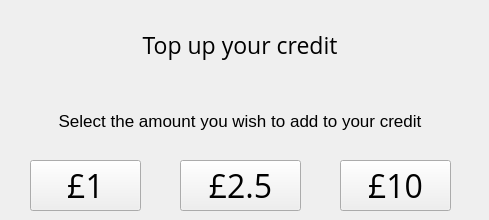
   <widget class="QWidget" name="pay_amount_scrn">
    <widget class="QLabel" name="pamount_desc_lbl">
     <property name="geometry">
      <rect>
       <x>0</x>
       <y>0</y>
       <width>480</width>
       <height>90</height>
      </rect>
     </property>
     <property name="font">
      <font>
       <family>Open Sans</family>
       <pointsize>17</pointsize>
      </font>
     </property>
     <property name="text">
      <string>Top up your credit</string>
     </property>
     <property name="alignment">
      <set>Qt::AlignCenter</set>
     </property>
    </widget>
    <widget class="QPushButton" name="pamount_opt1_btn">
     <property name="geometry">
      <rect>
       <x>30</x>
       <y>160</y>
       <width>111</width>
       <height>51</height>
      </rect>
     </property>
     <property name="font">
      <font>
       <family>Open Sans</family>
       <pointsize>24</pointsize>
      </font>
     </property>
     <property name="text">
      <string>£1</string>
     </property>
    </widget>
    <widget class="QPushButton" name="pamount_opt2_btn">
     <property name="geometry">
      <rect>
       <x>180</x>
       <y>160</y>
       <width>121</width>
       <height>51</height>
      </rect>
     </property>
     <property name="font">
      <font>
       <family>Open Sans</family>
       <pointsize>24</pointsize>
      </font>
     </property>
     <property name="text">
      <string>£2.5</string>
     </property>
    </widget>
    <widget class="QPushButton" name="pamount_opt3_btn">
     <property name="geometry">
      <rect>
       <x>340</x>
       <y>160</y>
       <width>111</width>
       <height>51</height>
      </rect>
     </property>
     <property name="font">
      <font>
       <family>Open Sans</family>
       <pointsize>24</pointsize>
      </font>
     </property>
     <property name="text">
      <string>£10</string>
     </property>
    </widget>
    <widget class="QLabel" name="pamount_add_lbl">
     <property name="geometry">
      <rect>
       <x>0</x>
       <y>110</y>
       <width>480</width>
       <height>21</height>
      </rect>
     </property>
     <property name="font">
      <font>
       <pointsize>13</pointsize>
      </font>
     </property>
     <property name="text">
      <string>Select the amount you wish to add to your credit</string>
     </property>
     <property name="alignment">
      <set>Qt::AlignCenter</set>
     </property>
    </widget>
    <widget class="QLabel" name="pamount_icon1_lbl">
     <property name="geometry">
      <rect>
       <x>0</x>
       <y>0</y>
       <width>31</width>
       <height>31</height>
      </rect>
     </property>
     <property name="text">
      <string/>
     </property>
    </widget>
   </widget>
